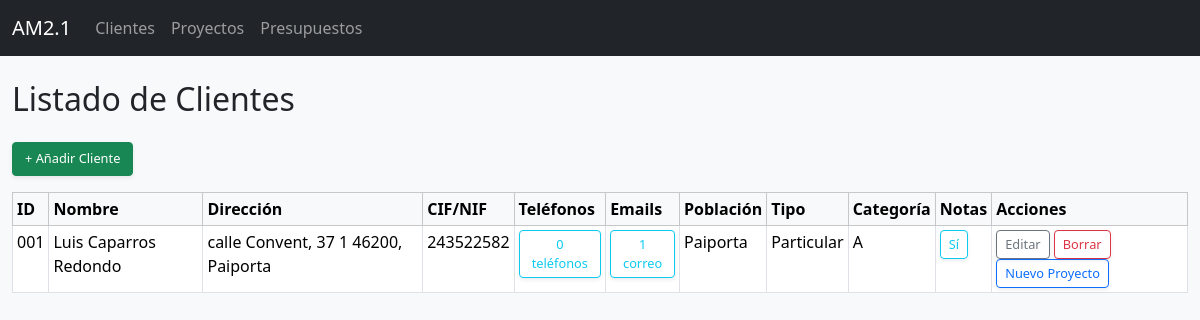
Screenshot of /clientes with the database file from the repository.
### tables this page shows
CREATE TABLE clientes (
            id INTEGER PRIMARY KEY AUTOINCREMENT,
            nombre TEXT NOT NULL,
            tipo_via TEXT,
            nombre_via TEXT,
            numero_via TEXT,
            puerta TEXT,
            codigo_postal TEXT,
            cif_nif TEXT,
            telefono1 TEXT,
            telefono2 TEXT,
            telefono3 TEXT,
            telefono4 TEXT,
            mail1 TEXT,
            mail2 TEXT,
            poblacion TEXT
        , tipo_cliente TEXT, categoria_cliente TEXT, notas TEXT);

### clientes.py (the view)
@clientes_bp.route("/clientes")
def listar_clientes():
    query = """
        SELECT id, nombre, tipo_via, nombre_via, numero_via, puerta, codigo_postal,
               cif_nif, telefono1, telefono2, telefono3, telefono4,
               mail1, mail2, poblacion, tipo_cliente, categoria_cliente, notas
        FROM clientes
        ORDER BY id DESC
    """
    clientes = db.execute_query(query, fetch=True) or []
    return render_template("clientes_list.html", clientes=clientes)

### dbhelper.py (called while the page is built)
    def execute_query(self, query, params=(), fetch=False, fetchone=False):
        with sqlite3.connect(self.db_path) as conn:
            conn.row_factory = sqlite3.Row  # Permite acceder a columnas por nombre
            cursor = conn.cursor()
            cursor.execute(query, params)
            result = None
            if fetch:
                result = cursor.fetchall()
            elif fetchone:
                result = cursor.fetchone()
            else:
                result = cursor.lastrowid
            conn.commit()
        return result

### templates/clientes_list.html (shortened to what this page needs)
{% extends "layout.html" %}
{% block content %}
<h2 class="mt-4 mb-4">Listado de Clientes</h2>
<a href="{{ url_for('clientes_bp.nuevo_cliente') }}" class="btn btn-success mb-3">+ Añadir Cliente</a>
<table class="table table-bordered table-hover table-sm">
  <thead class="table-light">
    <tr>
      <th>ID</th>
      <th>Nombre</th>
      <th>Dirección</th>
      <th>CIF/NIF</th>
      <th>Teléfonos</th>
      <th>Emails</th>
      <th>Población</th>
      <th>Tipo</th>
      <th>Categoría</th>
      <th>Notas</th>
      <th>Acciones</th>
    </tr>
  </thead>
  <tbody>
    {% for cliente in clientes %}
    <tr>
      <td>{{ "%03d" % cliente["id"] }} </td>
      <td>{{ cliente["nombre"] }}</td>
      <td>
        {{ cliente["tipo_via"] or "" }} {{ cliente["nombre_via"] or "" }}, {{ cliente["numero_via"] or "" }} {{ cliente["puerta"] or "" }} {{ cliente["codigo_postal"] or "" }},
        {{ cliente["poblacion"] or "" }}
      </td>
      <td>{{ cliente["cif_nif"] or "" }}</td>
      <td>
        {% set telefonos = [] %}
        {% for t in ["telefono1", "telefono2", "telefono3", "telefono4"] %}
          {% if cliente[t] %}{% set _ = telefonos.append(cliente[t]) %}{% endif %}
        {% endfor %}
        <button type="button" class="btn btn-sm btn-outline-info copiar-btn" data-correo="{{ telefonos|join(', ') }}" data-bs-toggle="modal" data-bs-target="#modalTelefonos{{ cliente['id'] }}">
          {{ telefonos|length }} teléfono{{ 's' if telefonos|length != 1 }}
        </button>
      </td>
      <td>
        {% set mails = [] %}
        {% if cliente["mail1"] %}{% set _ = mails.append(cliente["mail1"]) %}{% endif %}
        {% if cliente["mail2"] %}{% set _ = mails.append(cliente["mail2"]) %}{% endif %}
        <button type="button" class="btn btn-sm btn-outline-info copiar-btn" data-correo="{{ mails|join(', ') }}" data-bs-toggle="modal" data-bs-target="#modalCorreos{{ cliente['id'] }}">
          {{ mails|length }} correo{{ 's' if mails|length != 1 }}
        </button>
      </td>
      <td>{{ cliente["poblacion"] or "" }}</td>
      <td>{{ cliente["tipo_cliente"] or "" }}</td>
      <td>{{ cliente["categoria_cliente"] or "" }}</td>
      <td>
        {% if cliente["notas"] %}
          <button type="button" class="btn btn-sm btn-outline-info copiar-btn" data-correo="{{ cliente['notas'] }}" data-bs-toggle="modal" data-bs-target="#modalNotas{{ cliente['id'] }}">
            Sí
          </button>
        {% else %}
          —
        {% endif %}
      </td>
      <td>
        <a href="{{ url_for('clientes_bp.editar_cliente', cliente_id=cliente['id']) }}" class="btn btn-sm btn-outline-secondary">Editar</a>
        <form action="{{ url_for('clientes_bp.borrar_cliente', cliente_id=cliente['id']) }}" method="post" style="display:inline;">
          <button type="submit" class="btn btn-sm btn-outline-danger">Borrar</button>
        </form>
        <a href="{{ url_for('proyectos_bp.nuevo_proyecto_cliente', cliente_id=cliente['id']) }}" class="btn btn-sm btn-outline-primary">Nuevo Proyecto</a>
      </td>
    </tr>
    {% endfor %}
  </tbody>
</table>
{% endblock %}

### static/custom.css (style rules this page uses)
.btn, .btn-primary, .btn-secondary, .btn-warning, .btn-danger, .btn-info { border-radius: 0.25rem; box-shadow: 0 0.125rem 0.25rem rgba(0, 0, 0, 0.075); font-size: 0.8rem; }

### rows the page displays
clientes: id "001", nombre "Luis Caparros Redondo", tipo_via "calle", nombre_via "Convent", numero_via "37", puerta "1", codigo_postal "46200", poblacion "Paiporta", cif_nif "243522582", telefonos "0", value "s", mails "1", tipo_cliente "Particular", categoria_cliente "A"
